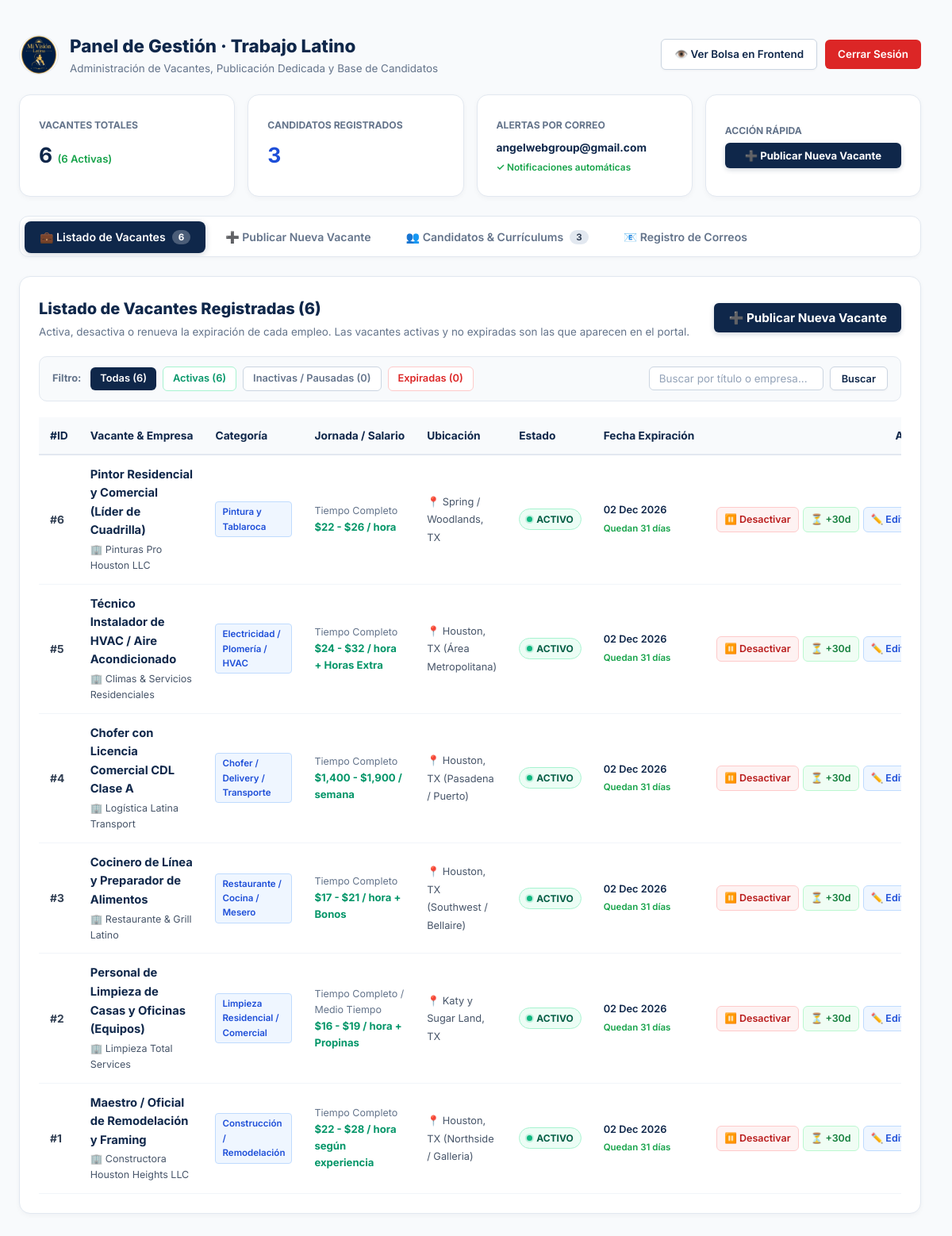
Page /admin_candidatos.php (signed in) on the committed database.
### tables this page shows
CREATE TABLE empleos_publicados (
                id INTEGER PRIMARY KEY AUTOINCREMENT,
                title TEXT NOT NULL,
                company TEXT NOT NULL DEFAULT 'Empresa Confidencial',
                category TEXT NOT NULL,
                location TEXT NOT NULL DEFAULT 'Houston, TX',
                salary TEXT,
                job_type TEXT DEFAULT 'Tiempo Completo',
                description TEXT NOT NULL,
                requirements TEXT,
                status TEXT DEFAULT 'Activo',
                created_at DATETIME DEFAULT CURRENT_TIMESTAMP,
                updated_at DATETIME DEFAULT CURRENT_TIMESTAMP
            , expires_at DATE DEFAULT NULL);

### admin_candidatos.php (the view, shortened to what the rows shown need)
<?php
require_once __DIR__ . '/db.php';
$auth_error = '';
$is_logged = isset($_SESSION['admin_logged']) && $_SESSION['admin_logged'] === true;
$active_tab = $_GET['tab'] ?? 'jobs';
$job_status_filter = $_GET['status_filter'] ?? 'all';
$job_search = trim($_GET['job_q'] ?? '');
$all_jobs = $is_logged ? get_jobs('', $job_search, 'all') : [];
$displayed_jobs = [];
foreach ($all_jobs as $j) {
    $expired = is_job_expired($j);
    if ($job_status_filter === 'active' && (!$expired && $j['status'] === 'Activo')) {
        $displayed_jobs[] = $j;
    } elseif ($job_status_filter === 'inactive' && ($j['status'] !== 'Activo')) {
        $displayed_jobs[] = $j;
    } elseif ($job_status_filter === 'expired' && $expired) {
        $displayed_jobs[] = $j;
    } elseif ($job_status_filter === 'all') {
        $displayed_jobs[] = $j;
    }
}
?>
<!DOCTYPE html>
<html lang="es">
<head>
    <link rel="stylesheet" href="assets/css/style.css">
</head>
<body class="admin-page">
<div class="admin-container">
    <div style="display: flex; justify-content: space-between; align-items: center; margin-bottom: 22px; flex-wrap: wrap; gap: 15px;">
        <div style="display: flex; align-items: center; gap: 14px;">
            <div>
                <h1 style="font-size: 1.4rem; margin: 0; color: #0f274a; font-weight: 800;">Panel de Gestión · Trabajo Latino</h1>
            </div>
        </div>
    </div>
    <?php if (!$is_logged): ?>
        <div class="admin-card" style="max-width: 420px; margin: 60px auto;">
            <div style="text-align: center; margin-bottom: 20px;">
                <div style="font-size: 2.2rem; margin-bottom: 6px;">🔐</div>
                <h2 style="font-size: 1.3rem; margin: 0; color: #0f274a; font-weight: 800;">Acceso Administrativo</h2>
                <p style="font-size: 0.84rem; color: #64748b; margin-top: 4px;">Ingresa tus credenciales para administrar las ofertas de empleo y revisar los candidatos.</p>
            </div>
            <?php if (!empty($auth_error)): ?>
                <div style="background: #fef2f2; border: 1px solid #fecaca; color: #991b1b; padding: 10px 14px; border-radius: 6px; font-size: 0.85rem; margin-bottom: 15px;">
                    <?= htmlspecialchars($auth_error) ?>
                </div>
            <?php endif; ?>
            <form method="POST">
                <div style="margin-bottom: 14px;">
                    <label style="display: block; font-size: 0.84rem; font-weight: 600; margin-bottom: 5px; color: #0f172a;">Usuario</label>
                    <input type="text" name="username" value="admin" required class="form-control">
                </div>
                <div style="margin-bottom: 18px;">
                    <label style="display: block; font-size: 0.84rem; font-weight: 600; margin-bottom: 5px; color: #0f172a;">Contraseña</label>
                    <input type="password" name="password" placeholder="latina2025" required class="form-control">
                    <small style="color: #64748b; font-size: 0.75rem; display: block; margin-top: 4px;">Contraseña por defecto: <code>latina2025</code></small>
                </div>
                <button type="submit" name="login" class="btn btn-primary" style="width: 100%; font-weight: 700; padding: 11px;">
                    Ingresar al Panel
                </button>
            </form>
        </div>
    <?php else: ?>
        <div id="tab-pane-jobs" class="admin-tab-pane <?= $active_tab === 'jobs' ? 'active' : '' ?>">
            <div class="admin-card">
                <div style="display: flex; justify-content: space-between; align-items: center; margin-bottom: 20px; flex-wrap: wrap; gap: 14px;">
                    <div>
                        <h2 style="margin: 0; font-size: 1.25rem; color: #0f274a; font-weight: 800;">
                            Listado de Vacantes Registradas (<?= count($displayed_jobs) ?>)
                        </h2>
                    </div>
                </div>
                <div class="table-responsive">
                    <table class="admin-table">
                        <thead>
                            <tr>
                                <th>#ID</th>
                                <th>Vacante & Empresa</th>
                                <th>Categoría</th>
                                <th>Jornada / Salario</th>
                                <th>Ubicación</th>
                                <th>Estado</th>
                                <th>Fecha Expiración</th>
                                <th style="text-align: right;">Acciones de Gestión</th>
                            </tr>
                        </thead>
                        <tbody>
                            <?php if (empty($displayed_jobs)): ?>
                                <tr>
                                    <td colspan="8" style="text-align: center; padding: 40px; color: #64748b;">
                                        No se encontraron ofertas de empleo con los filtros actuales.<br>
                                        <button type="button" onclick="switchAdminTab('post_job')" class="btn btn-primary" style="margin-top: 12px; display: inline-flex; border: none; cursor: pointer;">
                                            ➕ Publicar Nueva Vacante Ahora
                                        </button>
                                    </td>
                                </tr>
                            <?php else: ?>
                                <?php foreach ($displayed_jobs as $j): ?>
                                    <?php
                                    $is_exp = is_job_expired($j);
                                    $days_left = get_job_days_left($j);
                                    ?>
                                    <tr>
                                        <td><strong>#<?= $j['id'] ?></strong></td>
                                        <td>
                                            <div style="font-weight: 700; color: #0f274a; font-size: 0.92rem;"><?= htmlspecialchars($j['title']) ?></div>
                                            <div style="font-size: 0.78rem; color: #475569; display: flex; align-items: center; gap: 4px; margin-top: 2px;">
                                                🏢 <?= htmlspecialchars($j['company']) ?>
                                            </div>
                                        </td>
                                        <td>
                                            <span class="badge-cat"><?= htmlspecialchars($j['category']) ?></span>
                                        </td>
                                        <td>
                                            <div style="font-size: 0.78rem; color: #64748b;"><?= htmlspecialchars($j['job_type']) ?></div>
                                            <?php if (!empty($j['salary'])): ?>
                                                <div style="font-weight: 700; color: #059669; font-size: 0.82rem;"><?= htmlspecialchars($j['salary']) ?></div>
                                            <?php else: ?>
                                                <span style="font-size: 0.76rem; color: #94a3b8;">A convenir</span>
                                            <?php endif; ?>
                                        </td>
                                        <td>
                                            <span style="font-size: 0.8rem; color: #475569;">📍 <?= htmlspecialchars($j['location']) ?></span>
                                        </td>
                                        <td>
                                            <?php if ($is_exp): ?>
                                                <span class="badge-status expired">
                                                    <span class="pulse-dot red"></span> Expirado
                                                </span>
                                            <?php elseif ($j['status'] === 'Activo'): ?>
                                                <span class="badge-status active">
                                                    <span class="pulse-dot green"></span> Activo
                                                </span>
                                            <?php else: ?>
                                                <span class="badge-status inactive">
                                                    <span class="pulse-dot gray"></span> Inactivo
                                                </span>
                                            <?php endif; ?>
                                        </td>
                                        <td>
                                            <?php if (!empty($j['expires_at'])): ?>
                                                <div style="font-weight: 600; font-size: 0.8rem; color: #0f274a;">
                                                    <?= date('d M Y', strtotime($j['expires_at'])) ?>
                                                </div>
                                                <?php if ($days_left !== null): ?>
                                                    <?php if ($days_left < 0): ?>
                                                        <span style="font-size: 0.72rem; color: #dc2626; font-weight: 600;">Expiró hace <?= abs($days_left) ?> d</span>
                                                    <?php elseif ($days_left === 0): ?>
                                                        <span style="font-size: 0.72rem; color: #ea580c; font-weight: 700;">Vence hoy</span>
                                                    <?php else: ?>
                                                        <span style="font-size: 0.72rem; color: #16a34a; font-weight: 600;">Quedan <?= $days_left ?> días</span>
                                                    <?php endif; ?>
                                                <?php endif; ?>
                                            <?php else: ?>
                                                <span style="font-size: 0.78rem; color: #64748b;">Indefinido</span>
                                            <?php endif; ?>
                                        </td>
                                        <td style="text-align: right; white-space: nowrap;">
                                            <div class="btn-action-group">
                                                <?php if ($j['status'] === 'Activo'): ?>
                                                    <a href="admin_candidatos.php?action=toggle_job&id=<?= $j['id'] ?>" class="btn-act btn-act-toggle-off" title="Desactivar y ocultar del portal">
                                                        ⏸️ Desactivar
                                                    </a>
                                                <?php else: ?>
                                                    <a href="admin_candidatos.php?action=toggle_job&id=<?= $j['id'] ?>" class="btn-act btn-act-toggle-on" title="Activar y mostrar en el portal">
                                                        ▶️ Activar
                                                    </a>
                                                <?php endif; ?>
                                                <a href="admin_candidatos.php?action=extend_job&id=<?= $j['id'] ?>" class="btn-act btn-act-extend" title="Extender vigencia 30 días adicionales">
                                                    ⏳ +30d
                                                </a>
                                                <a href="admin_candidatos.php?tab=post_job&edit_job_id=<?= $j['id'] ?>" class="btn-act btn-act-edit" title="Editar detalles de la vacante">
                                                    ✏️ Editar
                                                </a>
                                            </div>
                                        </td>
                                    </tr>
                                <?php endforeach; ?>
                            <?php endif; ?>
                        </tbody>
                    </table>
                </div>
            </div>
        </div>
    <?php endif; ?>
</div>
</body>
</html>

### rows in the picture
empleos_publicados: id "6", title "Pintor Residencial y Comercial (Líder de Cuadrilla)", company "Pinturas Pro Houston LLC", category "Pintura y Tablaroca", job_type "Tiempo Completo", salary "$22 - $26 / hora", location "Spring / Woodlands, TX", status "Activo" (drawn), expires_at "02 Dec 2026", expires_at "31"
empleos_publicados: id "5", title "Técnico Instalador de HVAC / Aire Acondicionado", company "Climas & Servicios Residenciales", category "Electricidad / Plomería / HVAC", job_type "Tiempo Completo", salary "$24 - $32 / hora + Horas Extra", location "Houston, TX (Área Metropolitana)", status "Activo" (drawn), expires_at "02 Dec 2026", expires_at "31"
empleos_publicados: id "4", title "Chofer con Licencia Comercial CDL Clase A", company "Logística Latina Transport", category "Chofer / Delivery / Transporte", job_type "Tiempo Completo", salary "$1,400 - $1,900 / semana", location "Houston, TX (Pasadena / Puerto)", status "Activo" (drawn), expires_at "02 Dec 2026", expires_at "31"
empleos_publicados: id "3", title "Cocinero de Línea y Preparador de Alimentos", company "Restaurante & Grill Latino", category "Restaurante / Cocina / Mesero", job_type "Tiempo Completo", salary "$17 - $21 / hora + Bonos", location "Houston, TX (Southwest / Bellaire)", status "Activo" (drawn), expires_at "02 Dec 2026", expires_at "31"
empleos_publicados: id "2", title "Personal de Limpieza de Casas y Oficinas (Equipos)", company "Limpieza Total Services", category "Limpieza Residencial / Comercial", job_type "Tiempo Completo / Medio Tiempo", salary "$16 - $19 / hora + Propinas", location "Katy y Sugar Land, TX", status "Activo" (drawn), expires_at "02 Dec 2026", expires_at "31"
empleos_publicados: id "1", title "Maestro / Oficial de Remodelación y Framing", company "Constructora Houston Heights LLC", category "Construcción / Remodelación", job_type "Tiempo Completo", salary "$22 - $28 / hora según experiencia", location "Houston, TX (Northside / Galleria)", status "Activo" (drawn), expires_at "02 Dec 2026", expires_at "31"

### other values in the picture
count($all_jobs) "6"
$count_active "6"
$stats['total'] "3"
NOTIFY_EMAIL "angelwebgroup@gmail.com"
count($candidates) "3"
count($displayed_jobs) "6"
$count_inactive "0"
$count_expired "0"
